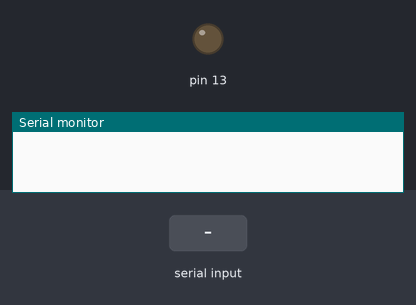
Simulated run of this sketch. Board: Arduino Uno, built with avr-gcc and run on an emulated ATmega328P. On the bench: output pins drawn as LEDs (lit = HIGH), the last lines printed to the serial monitor. Dashed ring = blinking. The test bench sets the inputs (shaded band).

Above: at 1.2 s.
1.3 s: "1\n" received over Serial
At 3.1 s:
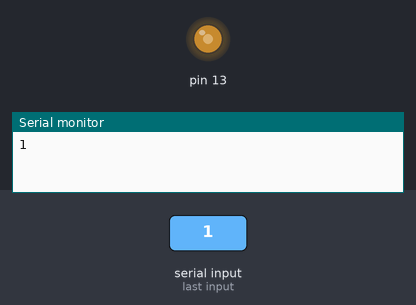
4.3 s: "90,45\n" received over Serial
At 7.27 s:
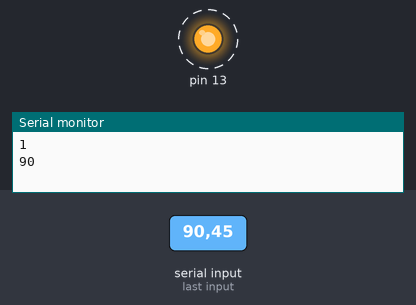
7.3 s: "5\n" received over Serial
Timing chart, 0 to 16.3 s (numbered marks = the images above; inputs shaded):
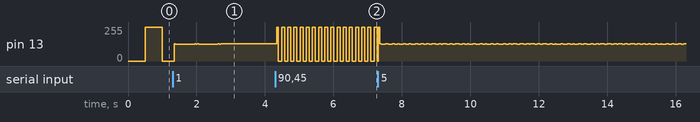

The sketch:

1.2zadatak.ino
```cpp
String str;
int ms = 500;
unsigned long zadnje = 0;
bool stanje = false;


void setup() {
  // put your setup code here, to run once:
  Serial.begin(9600);
  pinMode(13, OUTPUT);
}

void loop() {
  // put your main code here, to run repeatedly:
  if(Serial.available())
  {
    char c = Serial.read();
    if(c == '\n')
    {
      int a;
      if (sscanf(str.c_str(), "%d", &a) == 1 && a > 0) {
        ms = a;
        Serial.println(ms);
      }
      str = "";
    }else{
      str +=c;
    }
  }


  if (millis() - zadnje >= ms) {
    zadnje = millis();
    stanje = !stanje;
    digitalWrite(13, stanje);
  }
}
```
